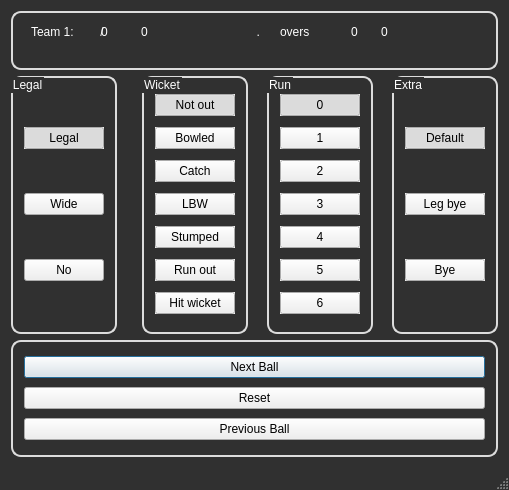
<?xml version="1.0" encoding="UTF-8"?>
<ui version="4.0">
 <class>QTLINKING</class>
 <widget class="QMainWindow" name="QTLINKING">
  <property name="geometry">
   <rect>
    <x>0</x>
    <y>0</y>
    <width>509</width>
    <height>490</height>
   </rect>
  </property>
  <property name="cursor">
   <cursorShape>ArrowCursor</cursorShape>
  </property>
  <property name="acceptDrops">
   <bool>false</bool>
  </property>
  <property name="windowTitle">
   <string notr="true">Game Tracker</string>
  </property>
  <property name="windowIcon">
   <iconset>
    <normaloff>ico.ico</normaloff>
    <normalon>ico.ico</normalon>ico.ico</iconset>
  </property>
  <property name="windowOpacity">
   <double>0.960000000000000</double>
  </property>
  <property name="autoFillBackground">
   <bool>false</bool>
  </property>
  <property name="styleSheet">
   <string notr="true">QMainWindow{
	background-color: rgb(48, 48, 48);
	
}
QLabel{
	font: 75 12pt &quot;MS Shell Dlg 2&quot;;
	color: white;
	
}
QGroupBox{
	font: 75 8pt &quot;MS Shell Dlg 2&quot;;
	color: white;
	border-radius: 10px;
	border: 2px solid rgb(220, 220, 220);

}

</string>
  </property>
  <property name="toolButtonStyle">
   <enum>Qt::ToolButtonTextUnderIcon</enum>
  </property>
  <widget class="QWidget" name="centralWidget">
   <layout class="QGridLayout" name="gridLayout">
    <item row="1" column="5">
     <widget class="QGroupBox" name="Run">
      <property name="title">
       <string>Run</string>
      </property>
      <layout class="QVBoxLayout" name="verticalLayout_3">
       <item>
        <widget class="QPushButton" name="R0">
         <property name="autoFillBackground">
          <bool>true</bool>
         </property>
         <property name="text">
          <string>0</string>
         </property>
         <property name="shortcut">
          <string>0</string>
         </property>
         <property name="checkable">
          <bool>true</bool>
         </property>
         <property name="checked">
          <bool>true</bool>
         </property>
         <property name="autoExclusive">
          <bool>true</bool>
         </property>
         <property name="autoDefault">
          <bool>true</bool>
         </property>
        </widget>
       </item>
       <item>
        <widget class="QPushButton" name="R1">
         <property name="autoFillBackground">
          <bool>true</bool>
         </property>
         <property name="text">
          <string>1</string>
         </property>
         <property name="shortcut">
          <string>1</string>
         </property>
         <property name="checkable">
          <bool>true</bool>
         </property>
         <property name="autoExclusive">
          <bool>true</bool>
         </property>
         <property name="autoDefault">
          <bool>true</bool>
         </property>
        </widget>
       </item>
       <item>
        <widget class="QPushButton" name="R2">
         <property name="autoFillBackground">
          <bool>true</bool>
         </property>
         <property name="text">
          <string>2</string>
         </property>
         <property name="shortcut">
          <string>2</string>
         </property>
         <property name="checkable">
          <bool>true</bool>
         </property>
         <property name="autoExclusive">
          <bool>true</bool>
         </property>
         <property name="autoDefault">
          <bool>true</bool>
         </property>
        </widget>
       </item>
       <item>
        <widget class="QPushButton" name="R3">
         <property name="autoFillBackground">
          <bool>true</bool>
         </property>
         <property name="text">
          <string>3</string>
         </property>
         <property name="shortcut">
          <string>3</string>
         </property>
         <property name="checkable">
          <bool>true</bool>
         </property>
         <property name="autoExclusive">
          <bool>true</bool>
         </property>
         <property name="autoDefault">
          <bool>true</bool>
         </property>
        </widget>
       </item>
       <item>
        <widget class="QPushButton" name="R4">
         <property name="autoFillBackground">
          <bool>true</bool>
         </property>
         <property name="text">
          <string>4</string>
         </property>
         <property name="shortcut">
          <string>4</string>
         </property>
         <property name="checkable">
          <bool>true</bool>
         </property>
         <property name="autoExclusive">
          <bool>true</bool>
         </property>
         <property name="autoDefault">
          <bool>true</bool>
         </property>
        </widget>
       </item>
       <item>
        <widget class="QPushButton" name="R5">
         <property name="autoFillBackground">
          <bool>true</bool>
         </property>
         <property name="text">
          <string>5</string>
         </property>
         <property name="shortcut">
          <string>5</string>
         </property>
         <property name="checkable">
          <bool>true</bool>
         </property>
         <property name="autoExclusive">
          <bool>true</bool>
         </property>
         <property name="autoDefault">
          <bool>true</bool>
         </property>
        </widget>
       </item>
       <item>
        <widget class="QPushButton" name="R6">
         <property name="autoFillBackground">
          <bool>true</bool>
         </property>
         <property name="text">
          <string>6</string>
         </property>
         <property name="shortcut">
          <string>6</string>
         </property>
         <property name="checkable">
          <bool>true</bool>
         </property>
         <property name="autoExclusive">
          <bool>true</bool>
         </property>
         <property name="autoDefault">
          <bool>true</bool>
         </property>
        </widget>
       </item>
      </layout>
     </widget>
    </item>
    <item row="1" column="7">
     <widget class="QGroupBox" name="Extra">
      <property name="styleSheet">
       <string notr="true">QTLINKING{
background: black;
}</string>
      </property>
      <property name="title">
       <string>Extra</string>
      </property>
      <layout class="QVBoxLayout" name="verticalLayout_4">
       <item>
        <widget class="QPushButton" name="EDefault">
         <property name="autoFillBackground">
          <bool>true</bool>
         </property>
         <property name="text">
          <string>Default</string>
         </property>
         <property name="checkable">
          <bool>true</bool>
         </property>
         <property name="checked">
          <bool>true</bool>
         </property>
         <property name="autoExclusive">
          <bool>true</bool>
         </property>
         <property name="autoDefault">
          <bool>true</bool>
         </property>
        </widget>
       </item>
       <item>
        <widget class="QPushButton" name="ELegbye">
         <property name="autoFillBackground">
          <bool>true</bool>
         </property>
         <property name="text">
          <string>Leg bye</string>
         </property>
         <property name="shortcut">
          <string>L</string>
         </property>
         <property name="checkable">
          <bool>false</bool>
         </property>
         <property name="autoExclusive">
          <bool>true</bool>
         </property>
         <property name="autoDefault">
          <bool>true</bool>
         </property>
        </widget>
       </item>
       <item>
        <widget class="QPushButton" name="EBye">
         <property name="autoFillBackground">
          <bool>true</bool>
         </property>
         <property name="text">
          <string>Bye</string>
         </property>
         <property name="shortcut">
          <string>B</string>
         </property>
         <property name="checkable">
          <bool>false</bool>
         </property>
         <property name="autoExclusive">
          <bool>true</bool>
         </property>
         <property name="autoDefault">
          <bool>true</bool>
         </property>
        </widget>
       </item>
      </layout>
     </widget>
    </item>
    <item row="2" column="0" rowspan="2" colspan="8">
     <widget class="QGroupBox" name="Buttons">
      <property name="title">
       <string/>
      </property>
      <property name="flat">
       <bool>false</bool>
      </property>
      <layout class="QVBoxLayout" name="verticalLayout_5">
       <item>
        <widget class="QPushButton" name="Next">
         <property name="text">
          <string>Next Ball</string>
         </property>
         <property name="shortcut">
          <string>Enter</string>
         </property>
         <property name="default">
          <bool>true</bool>
         </property>
        </widget>
       </item>
       <item>
        <widget class="QPushButton" name="Reset">
         <property name="text">
          <string>Reset</string>
         </property>
         <property name="shortcut">
          <string>R</string>
         </property>
        </widget>
       </item>
       <item>
        <widget class="QPushButton" name="Previous">
         <property name="text">
          <string>Previous Ball</string>
         </property>
         <property name="shortcut">
          <string>P</string>
         </property>
        </widget>
       </item>
      </layout>
     </widget>
    </item>
    <item row="1" column="3">
     <widget class="QGroupBox" name="Wicket">
      <property name="title">
       <string>Wicket</string>
      </property>
      <layout class="QVBoxLayout" name="verticalLayout_2">
       <item>
        <widget class="QPushButton" name="WNotout">
         <property name="autoFillBackground">
          <bool>true</bool>
         </property>
         <property name="text">
          <string>Not out</string>
         </property>
         <property name="checkable">
          <bool>true</bool>
         </property>
         <property name="checked">
          <bool>true</bool>
         </property>
         <property name="autoExclusive">
          <bool>true</bool>
         </property>
         <property name="autoDefault">
          <bool>true</bool>
         </property>
        </widget>
       </item>
       <item>
        <widget class="QPushButton" name="WBowled">
         <property name="autoFillBackground">
          <bool>true</bool>
         </property>
         <property name="text">
          <string>Bowled</string>
         </property>
         <property name="shortcut">
          <string>W</string>
         </property>
         <property name="checkable">
          <bool>true</bool>
         </property>
         <property name="autoExclusive">
          <bool>true</bool>
         </property>
        </widget>
       </item>
       <item>
        <widget class="QPushButton" name="WCatch">
         <property name="autoFillBackground">
          <bool>true</bool>
         </property>
         <property name="text">
          <string>Catch</string>
         </property>
         <property name="checkable">
          <bool>true</bool>
         </property>
         <property name="autoExclusive">
          <bool>true</bool>
         </property>
         <property name="autoDefault">
          <bool>true</bool>
         </property>
        </widget>
       </item>
       <item>
        <widget class="QPushButton" name="WLbw">
         <property name="autoFillBackground">
          <bool>true</bool>
         </property>
         <property name="text">
          <string>LBW</string>
         </property>
         <property name="checkable">
          <bool>true</bool>
         </property>
         <property name="autoExclusive">
          <bool>true</bool>
         </property>
         <property name="autoDefault">
          <bool>true</bool>
         </property>
        </widget>
       </item>
       <item>
        <widget class="QPushButton" name="WStumped">
         <property name="autoFillBackground">
          <bool>true</bool>
         </property>
         <property name="text">
          <string>Stumped</string>
         </property>
         <property name="checkable">
          <bool>true</bool>
         </property>
         <property name="autoExclusive">
          <bool>true</bool>
         </property>
        </widget>
       </item>
       <item>
        <widget class="QPushButton" name="WRunout">
         <property name="autoFillBackground">
          <bool>true</bool>
         </property>
         <property name="text">
          <string>Run out</string>
         </property>
         <property name="checkable">
          <bool>true</bool>
         </property>
         <property name="autoExclusive">
          <bool>true</bool>
         </property>
        </widget>
       </item>
       <item>
        <widget class="QPushButton" name="WHitwicket">
         <property name="autoFillBackground">
          <bool>true</bool>
         </property>
         <property name="text">
          <string>Hit wicket</string>
         </property>
         <property name="checkable">
          <bool>true</bool>
         </property>
         <property name="checked">
          <bool>false</bool>
         </property>
         <property name="autoExclusive">
          <bool>true</bool>
         </property>
        </widget>
       </item>
      </layout>
     </widget>
    </item>
    <item row="1" column="0">
     <widget class="QGroupBox" name="Legal">
      <property name="title">
       <string>Legal</string>
      </property>
      <layout class="QVBoxLayout" name="verticalLayout">
       <item>
        <widget class="QPushButton" name="LLegal">
         <property name="autoFillBackground">
          <bool>true</bool>
         </property>
         <property name="text">
          <string>Legal</string>
         </property>
         <property name="checkable">
          <bool>true</bool>
         </property>
         <property name="checked">
          <bool>true</bool>
         </property>
         <property name="autoExclusive">
          <bool>true</bool>
         </property>
         <property name="autoDefault">
          <bool>true</bool>
         </property>
        </widget>
       </item>
       <item>
        <widget class="QPushButton" name="LWide">
         <property name="text">
          <string>Wide</string>
         </property>
         <property name="shortcut">
          <string>W</string>
         </property>
         <property name="checkable">
          <bool>true</bool>
         </property>
         <property name="autoExclusive">
          <bool>true</bool>
         </property>
        </widget>
       </item>
       <item>
        <widget class="QPushButton" name="LNo">
         <property name="text">
          <string>No</string>
         </property>
         <property name="shortcut">
          <string>N</string>
         </property>
         <property name="checkable">
          <bool>true</bool>
         </property>
         <property name="autoExclusive">
          <bool>true</bool>
         </property>
        </widget>
       </item>
      </layout>
     </widget>
    </item>
    <item row="0" column="0" colspan="8">
     <widget class="QGroupBox" name="TextBox">
      <property name="title">
       <string/>
      </property>
      <widget class="QLabel" name="Runs">
       <property name="geometry">
        <rect>
         <x>90</x>
         <y>0</y>
         <width>31</width>
         <height>41</height>
        </rect>
       </property>
       <property name="text">
        <string>0</string>
       </property>
      </widget>
      <widget class="QLabel" name="TEAM">
       <property name="geometry">
        <rect>
         <x>20</x>
         <y>0</y>
         <width>491</width>
         <height>41</height>
        </rect>
       </property>
       <property name="text">
        <string>Team 1:        /                                              .      overs</string>
       </property>
      </widget>
      <widget class="QLabel" name="Wickets">
       <property name="geometry">
        <rect>
         <x>130</x>
         <y>0</y>
         <width>31</width>
         <height>41</height>
        </rect>
       </property>
       <property name="text">
        <string>0</string>
       </property>
      </widget>
      <widget class="QLabel" name="Overs">
       <property name="geometry">
        <rect>
         <x>340</x>
         <y>0</y>
         <width>20</width>
         <height>41</height>
        </rect>
       </property>
       <property name="text">
        <string>0</string>
       </property>
      </widget>
      <widget class="QLabel" name="Balls">
       <property name="geometry">
        <rect>
         <x>370</x>
         <y>0</y>
         <width>16</width>
         <height>41</height>
        </rect>
       </property>
       <property name="text">
        <string>0</string>
       </property>
      </widget>
      <zorder>TEAM</zorder>
      <zorder>Runs</zorder>
      <zorder>Wickets</zorder>
      <zorder>Overs</zorder>
      <zorder>Balls</zorder>
     </widget>
    </item>
    <item row="1" column="4">
     <spacer name="horizontalSpacer_2">
      <property name="orientation">
       <enum>Qt::Horizontal</enum>
      </property>
      <property name="sizeHint" stdset="0">
       <size>
        <width>53</width>
        <height>258</height>
       </size>
      </property>
     </spacer>
    </item>
    <item row="1" column="2">
     <spacer name="horizontalSpacer">
      <property name="orientation">
       <enum>Qt::Horizontal</enum>
      </property>
      <property name="sizeHint" stdset="0">
       <size>
        <width>54</width>
        <height>258</height>
       </size>
      </property>
     </spacer>
    </item>
    <item row="1" column="6">
     <spacer name="horizontalSpacer_3">
      <property name="orientation">
       <enum>Qt::Horizontal</enum>
      </property>
      <property name="sizeHint" stdset="0">
       <size>
        <width>54</width>
        <height>258</height>
       </size>
      </property>
     </spacer>
    </item>
   </layout>
  </widget>
  <widget class="QMenuBar" name="menuBar">
   <property name="geometry">
    <rect>
     <x>0</x>
     <y>0</y>
     <width>509</width>
     <height>21</height>
    </rect>
   </property>
  </widget>
  <widget class="QStatusBar" name="statusBar"/>
 </widget>
 <layoutdefault spacing="6" margin="11"/>
 <tabstops>
  <tabstop>LLegal</tabstop>
  <tabstop>LWide</tabstop>
  <tabstop>LNo</tabstop>
  <tabstop>WNotout</tabstop>
  <tabstop>WBowled</tabstop>
  <tabstop>WCatch</tabstop>
  <tabstop>WLbw</tabstop>
  <tabstop>WStumped</tabstop>
  <tabstop>WRunout</tabstop>
  <tabstop>WHitwicket</tabstop>
  <tabstop>R0</tabstop>
  <tabstop>R1</tabstop>
  <tabstop>R2</tabstop>
  <tabstop>R3</tabstop>
  <tabstop>R4</tabstop>
  <tabstop>R5</tabstop>
  <tabstop>R6</tabstop>
  <tabstop>EDefault</tabstop>
  <tabstop>ELegbye</tabstop>
  <tabstop>EBye</tabstop>
  <tabstop>Next</tabstop>
  <tabstop>Previous</tabstop>
  <tabstop>Reset</tabstop>
 </tabstops>
 <resources/>
 <connections>
  <connection>
   <sender>Reset</sender>
   <signal>clicked()</signal>
   <receiver>LLegal</receiver>
   <slot>click()</slot>
   <hints>
    <hint type="sourcelabel">
     <x>154</x>
     <y>421</y>
    </hint>
    <hint type="destinationlabel">
     <x>93</x>
     <y>177</y>
    </hint>
   </hints>
  </connection>
  <connection>
   <sender>Reset</sender>
   <signal>clicked()</signal>
   <receiver>WNotout</receiver>
   <slot>click()</slot>
   <hints>
    <hint type="sourcelabel">
     <x>272</x>
     <y>421</y>
    </hint>
    <hint type="destinationlabel">
     <x>229</x>
     <y>144</y>
    </hint>
   </hints>
  </connection>
  <connection>
   <sender>Reset</sender>
   <signal>clicked()</signal>
   <receiver>R0</receiver>
   <slot>click()</slot>
   <hints>
    <hint type="sourcelabel">
     <x>394</x>
     <y>421</y>
    </hint>
    <hint type="destinationlabel">
     <x>359</x>
     <y>144</y>
    </hint>
   </hints>
  </connection>
  <connection>
   <sender>Reset</sender>
   <signal>clicked()</signal>
   <receiver>EDefault</receiver>
   <slot>click()</slot>
   <hints>
    <hint type="sourcelabel">
     <x>415</x>
     <y>421</y>
    </hint>
    <hint type="destinationlabel">
     <x>489</x>
     <y>177</y>
    </hint>
   </hints>
  </connection>
 </connections>
</ui>
